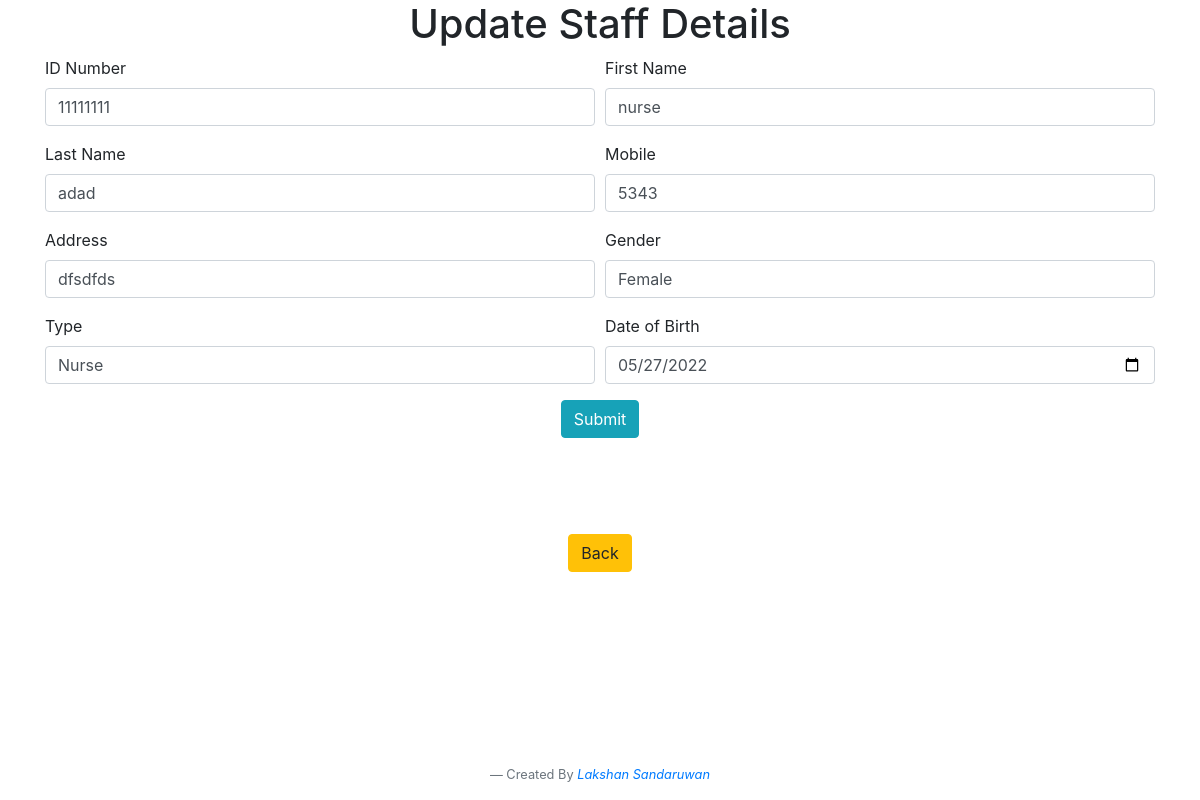
The page /includes/update.php?edit&user_id=13 (signed in) on the database its author committed.
### tables this page shows
CREATE TABLE `staff` (
  `id` int(10) NOT NULL,
  `s_card` varchar(10) NOT NULL,
  `s_f_name` varchar(50) NOT NULL,
  `s_l_name` varchar(50) NOT NULL,
  `s_phone` int(10) NOT NULL,
  `s_address` varchar(50) NOT NULL,
  `s_gender` varchar(10) NOT NULL,
  `s_type` varchar(10) NOT NULL,
  `s_dob` varchar(50) NOT NULL
);

### includes/update.php (the view, shortened to what this page needs)
<?php include "../header.php"?>
<?php
   if(isset($_GET['user_id']))
    {
      $userid = $_GET['user_id'];
    }
      $query="SELECT * FROM staff WHERE id = $userid ";
      $edit_staff= mysqli_query($conn,$query);
      while($row = mysqli_fetch_assoc($edit_staff))
        {
         $idc = $row['s_card'];
         $fName  = $row['s_f_name'];
         $lName  = $row['s_l_name'];
         $Mobile = $row['s_phone'];
         $Address = $row['s_address'];
         $Gender = $row['s_gender'];
         $Type = $row['s_type'];
         $Dob = $row['s_dob'];
        }
?>
<h1 class="text-center">Update Staff Details</h1>
  <div class="container ">
    <form action="" method="post">
      <div class="form-row">
      <div class="form-group col-md-6">
        <label for="inputEmail4">ID Number</label>
        <input type="text" class="form-control" name="card_no" value="<?php echo $idc ?>" maxlength="12" required>
      </div>
      <div class="form-group col-md-6">
        <label for="inputPassword4">First Name</label>
        <input type="phone" class="form-control" name="st_fname" value="<?php echo $fName ?>" maxlength="10" required>
      </div>
    </div>
    <div class="form-row">
      <div class="form-group col-md-6">
        <label for="firstname">Last Name</label>
        <input type="text" class="form-control" name="st_lname" value="<?php echo $lName ?>">
      </div>
      <div class="form-group col-md-6">
        <label for="lastname">Mobile</label>
        <input type="text" class="form-control" name="st_mobile" value="<?php echo $Mobile ?>">
      </div>
    </div>
    <div class="form-row">
      <div class="form-group col-md-6">
        <label for="address">Address</label>
        <input type="text" class="form-control" name="st_address" value="<?php echo $Address ?>">
      </div>
      <div class="form-group col-md-6">
        <label for="inputState">Gender</label>
        <select id="inputState" name="st_gender" class="form-control" value="<?php echo $Gender ?>">
          <option selected><?php echo $Gender ?></option>
        </select>
      </div>
    </div>
    <div class="form-row">
      <div class="form-group col-md-6">
        <label for="inputState">Type</label>
        <select id="inputState" name="st_type" class="form-control" value="<?php echo $Type ?>">
          <option selected><?php echo $Type ?></option>
        </select>
      </div>
      <div class="form-group col-md-6">
        <label for="inputPassword4">Date of Birth</label>
        <input type="date" class="form-control" name="st_dob" value="<?php echo $Dob ?>">
      </div>
    </div>
    <div class="col text-center">
      <input type="submit" name="update" class="btn btn-info btn-large" value="Submit">
    </div>
    </form>
  </div>
    <div class="container text-center mt-5">
      <a href="home.php" class="btn btn-warning mt-5"> Back </a>
    <div>
<?php include "../footer.php" ?>

### rows shown on the page
staff: card_no "11111111", st_fname "nurse", st_lname "adad", st_mobile "5343", st_address "dfsdfds", st_gender "Female", st_type "Nurse", st_dob "05/27/2022"
